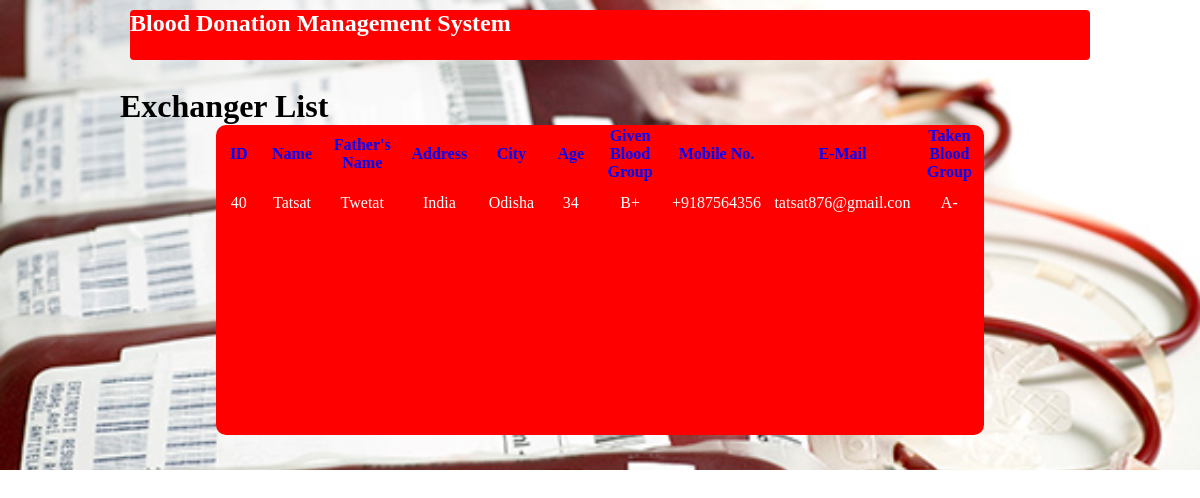
The page /exchange-blood-list.php (signed in) on the database its author committed.
### tables this page shows
CREATE TABLE `exchange_b` (
  `eid` int(11) NOT NULL,
  `ename` varchar(50) DEFAULT NULL,
  `efname` varchar(50) DEFAULT NULL,
  `eaddress` varchar(250) DEFAULT NULL,
  `ecity` varchar(50) DEFAULT NULL,
  `eage` varchar(25) DEFAULT NULL,
  `ebgroup` varchar(20) DEFAULT NULL,
  `emno` varchar(200) DEFAULT NULL,
  `eemail` varchar(50) DEFAULT NULL,
  `exbgroup` varchar(50) DEFAULT NULL
);

### exchange-blood-list.php (the view, shortened to what this page needs)
<?php
include('connection.php');
?>
<!DOCTYPE html>
<html lang="en">
<head>
    <link rel="stylesheet" type="text/css" href="css/style.css?v=1">
</head>
<body>
    <div id="full">
     <div id="inner_full">
        <div id="header"><h2><a href="admin-home.php" style="text-decoration:none;color:white;"> Blood Donation Management System</a></h2></div>
        <div id="body">
            <br>
            <h1>Exchanger List</h1>
            <center>
            <div id="form">
                <table>
                    <tr><td><center><b><font color="blue"> ID </font></b></center></td>
                        <td><center><b><font color="blue"> Name </font></b></center></td>
                        <td><center><b><font color="blue"> <font> Father's Name</font></b></center></td>
                        <td><center><b><font color="blue"> Address</font></b></center></td>
                        <td><center><b><font color="blue"> City</font></b></center></td>
                        <td><center><b><font color="blue"> Age</font></b></center></td>
                        <td><center><b><font color="blue"> Given Blood Group</font></b></center></td>
                        <td><center><b><font color="blue"> Mobile No.</font></b></center></td>
                        <td><center><b><font color="blue"> E-Mail</font></b></center></td>
                        <td><center><b><font color="blue"> Taken Blood Group</font></b></center></td>
                    </tr>
                    <?php
                    $q=$db->query("SELECT * FROM exchange_b");
                    while($r1=$q->fetch(PDO::FETCH_OBJ))
                    {
                        ?>
                    <tr>
                         <td><center><?=$r1->eid; ?></center></td>
                         <td><center><?=$r1->ename; ?></center></td>
                         <td><center><?=$r1->efname;?></center></td>
                         <td><center><?=$r1->eaddress;?></center></td>
                         <td><center><?=$r1->ecity;?></center></td>
                         <td><center><?=$r1->eage;?></center></td>
                         <td><center><?=$r1->ebgroup;?></center></td>
                         <td><center><?=$r1->emno;?></center></td>
                         <td><center><?=$r1->eemail;?></center></td>
                         <td><center><?=$r1->exbgroup;?></center></td>
                    </tr>
                        <?php
                    }
                    ?>
                </table>
            </div></center>
        </div>
    </div>
    </div>
</body>
</html>

### css/style.css (style rules this page uses)
* { padding: 0; margin: 0; }
#full { width:100%; height:auto; margin: 0; padding: 0; }
#inner_full { width:80%; height:auto; margin: auto; }
#header { width:100%; height:50px; background-color: red; color: white; }
#body { width:100%; height:400px; }
#form { width:80%; height:310px; background-color: red; color:white; border-radius: 10px; overflow-y:scroll ; }

### exchange-blood-list.php (style rules this page uses)
td { width:200px; height:40px; }
#full { margin: 0; padding: 0; background:url("blood.jpg"); -webkit-background-size:cover; background-size: cover; position:absolute; }
* { padding: 0; margin: 0; }
#header { border-radius:4px; margin:10px; }

### rows shown on the page
exchange_b: eid "40", ename "Tatsat", efname "Twetat", eaddress "India", ecity "Odisha", eage "34", ebgroup "B+", emno "+9187564356", eemail "tatsat876@gmail.con", exbgroup "A-"
